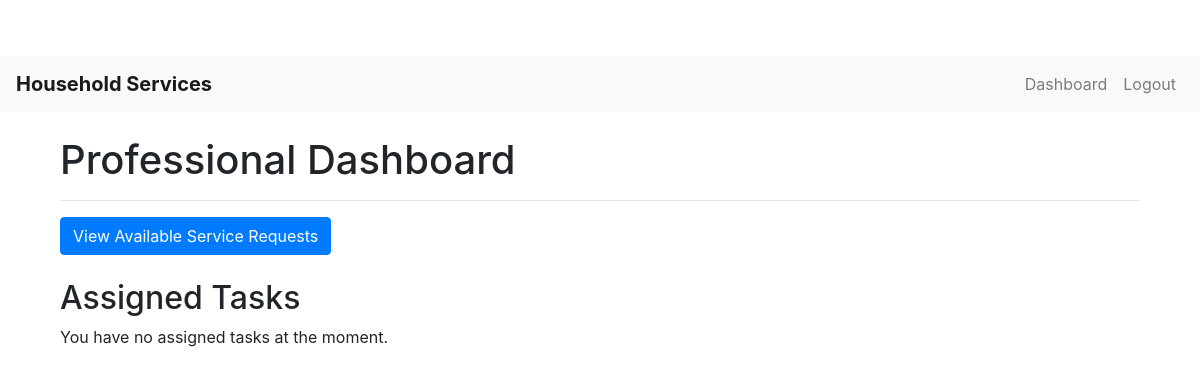
/professional/dashboard (signed in), run on an earlier commit of the app's database.
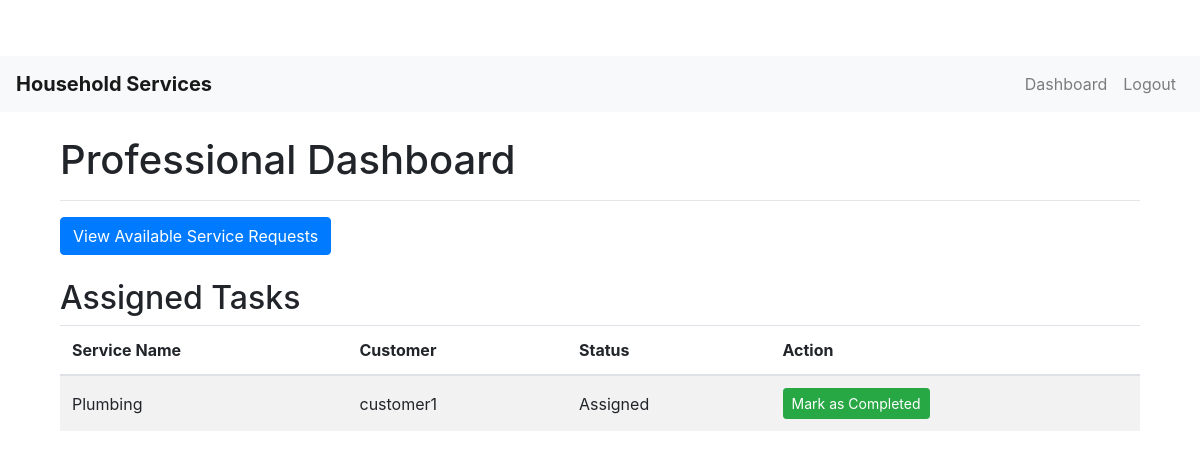
And on a later commit of the database.
### models.py (models this page shows, shortened)
class ServiceRequest(db.Model):
    __tablename__ = 'service_requests'  # Ensure table name is specified
    id = db.Column(db.Integer, primary_key=True)
    service_id = db.Column(db.Integer, db.ForeignKey('services.id'), nullable=False)
    customer_id = db.Column(db.Integer, db.ForeignKey('users.id'), nullable=False)
    professional_id = db.Column(db.Integer, db.ForeignKey('users.id'))
    service_status = db.Column(db.String(20), nullable=False, default='requested')
    service = db.relationship('Service', backref='service_requests')
    date_of_request = db.Column(db.DateTime, default=datetime.utcnow)
    date_of_completion = db.Column(db.DateTime)
    remarks = db.Column(db.Text)

class Service(db.Model):
    __tablename__ = 'services'  # Ensure table name is specified
    id = db.Column(db.Integer, primary_key=True)
    name = db.Column(db.String(100), nullable=False)
    base_price = db.Column(db.Float, nullable=False)
    time_required = db.Column(db.Integer, nullable=False)  # Time in minutes
    description = db.Column(db.Text)

class User(UserMixin, db.Model):
    __tablename__ = 'users'  # Ensure table name is specified
    id = db.Column(db.Integer, primary_key=True)
    username = db.Column(db.String(100), unique=True, nullable=False)
    password = db.Column(db.String(128), nullable=False)
    role = db.Column(db.String(20), nullable=False)  # 'admin', 'professional', 'customer'
    is_active = db.Column(db.Boolean, default=True)
    date_created = db.Column(db.DateTime, default=datetime.utcnow)
    service_type = db.Column(db.String(100))
    experience = db.Column(db.Integer)
    customer_service_requests = db.relationship('ServiceRequest', backref='customer', foreign_keys='ServiceRequest.customer_id', lazy='dynamic')
    professional_service_requests = db.relationship('ServiceRequest', backref='professional', foreign_keys='ServiceRequest.professional_id', lazy='dynamic')

### routes.py (the view)
@app.route('/professional/dashboard')
@login_required
def professional_dashboard():
    if current_user.role != 'professional':
        flash('Access denied.')
        return redirect(url_for('index'))
    assigned_requests = ServiceRequest.query.filter_by(professional_id=current_user.id).all()
    return render_template('professional_dashboard.html', assigned_requests=assigned_requests)

### app.py (called while the page is built)
@login_manager.user_loader
def load_user(user_id):
    return User.query.get(int(user_id))

### templates/professional_dashboard.html
{% extends 'base.html' %}
{% block content %}
<div class="container mt-4">
    <h1>Professional Dashboard</h1>
    <hr>
    <a href="{{ url_for('view_requests') }}" class="btn btn-primary">View Available Service Requests</a>
    <h2 class="mt-4">Assigned Tasks</h2>
    {% if assigned_requests %}
    <table class="table table-striped">
        <thead>
            <tr>
                <th>Service Name</th>
                <th>Customer</th>
                <th>Status</th>
                <th>Action</th>
            </tr>
        </thead>
        <tbody>
            {% for request in assigned_requests %}
            <tr>
                <td>{{ request.service.name }}</td>
                <td>{{ request.customer.username }}</td>
                <td>{{ request.service_status.capitalize() }}</td>
                <td>
                    <form action="{{ url_for('accept_request', request_id=request.id) }}" method="POST" style="display:inline;">
                        <button type="submit" class="btn btn-sm btn-success">Mark as Completed</button>
                    </form>
                </td>
            </tr>
            {% endfor %}
        </tbody>
    </table>
    {% else %}
    <p>You have no assigned tasks at the moment.</p>
    {% endif %}
</div>
{% endblock %}

What changed in the data, as far as the page shows it:
added ServiceRequest: service.name "Plumbing", customer.username "customer1", service_status "Assigned"
Also different on the page:
text no longer shown: "You have no assigned tasks at the moment."
text now shown: "Service Name Customer Status Action"
